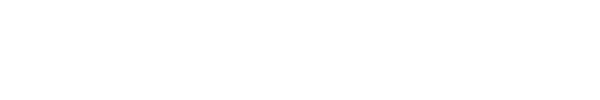
Frame 1 (no input)
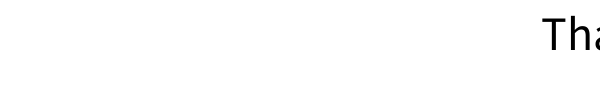
Frame 60 (the mouse pressed at the canvas centre just before this capture)
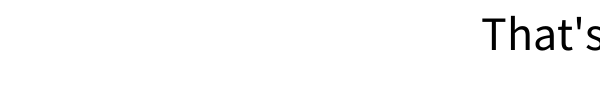
Frame 120 (the mouse held since frame 60 and released just before this capture)

The Processing sketch that drew these frames (run headless with seeded random() and noise(); from frame 60 on, the mouse is pressed at the canvas centre):

// Processing sketch: Pos_java
// ── Pos_java.pde
float xPos; // Declare xPos with sketch-wide scope.

void setup()
{
  size(600, 100);
  fill(0);
  textSize(48);
  xPos = width; // Initialise xPos to right of sketch(600);
}

void draw()
{
  background(255);
  String message = "That's all Folks!";
  text(message, xPos, height/2);
  
  xPos = xPos - 1; // Decrease the value of xPos by one on each redraw
}
